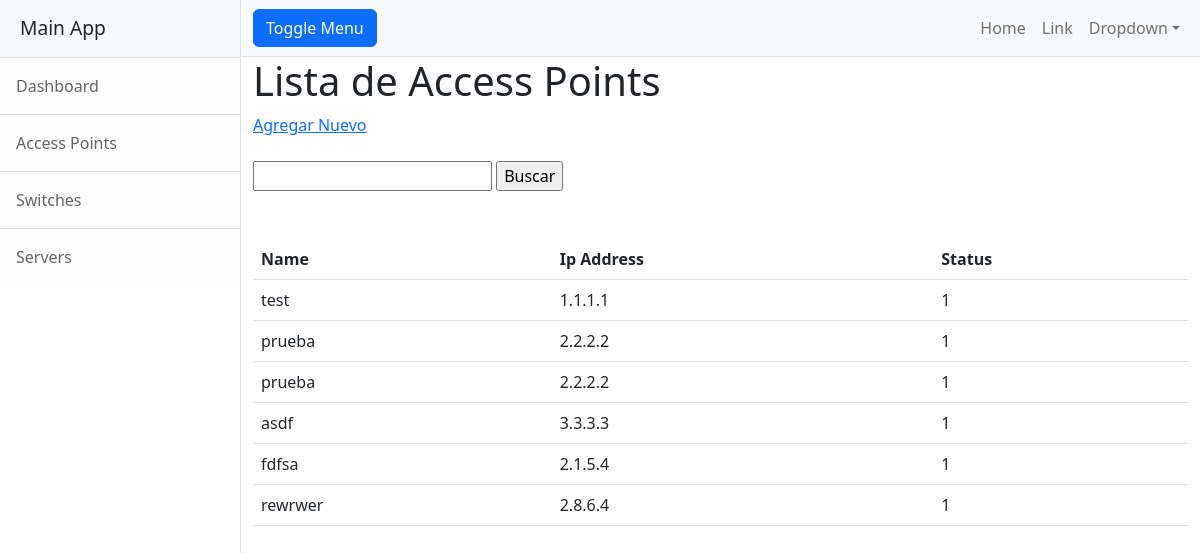
/main-app/access-points, run on the app's committed database.
### MainApp/models.py (models this page shows)
class AccessPoints(models.Model):
    deviceName = models.CharField(max_length=30)
    ipAddress = models.GenericIPAddressField()
    status = models.IntegerField()

### MainApp/views.py (the view)
# urls.py: path('access-points', views.access_points, name='AccessPoints'),
def access_points(req):
    all_access_points = AccessPoints.objects.all()
    print(access_points)
    return render(req, "accesspoints.html", {"accessPoints": all_access_points})

### MainApp/templates/accesspoints.html
{% extends "base.html" %}
    {% load static %}
    {% block content %}
    <h1> Lista de Access Points</h1>
    <a href="{% url 'AddAccessPoint' %}" >Agregar Nuevo</a>
    <br></br>
    {% include 'search.html' %}
    <br></br>
    <table class="table">
        <tr><th>Name</th><th>Ip Address</th><th>Status</th></tr>
            {% for accesspoint in accessPoints %}
            <tr>
                <td>{{accesspoint.deviceName}}</td>
                <td>{{accesspoint.ipAddress}}</td>
                <td>{{accesspoint.status}}</td>
            </tr>
            {% endfor %}
        </table>
    {% endblock %}

### data on the page
AccessPoints: deviceName "test", ipAddress "1.1.1.1", status "1"
AccessPoints: deviceName "prueba", ipAddress "2.2.2.2", status "1"
AccessPoints: deviceName "prueba", ipAddress "2.2.2.2", status "1"
AccessPoints: deviceName "asdf", ipAddress "3.3.3.3", status "1"
AccessPoints: deviceName "fdfsa", ipAddress "2.1.5.4", status "1"
AccessPoints: deviceName "rewrwer", ipAddress "2.8.6.4", status "1"
